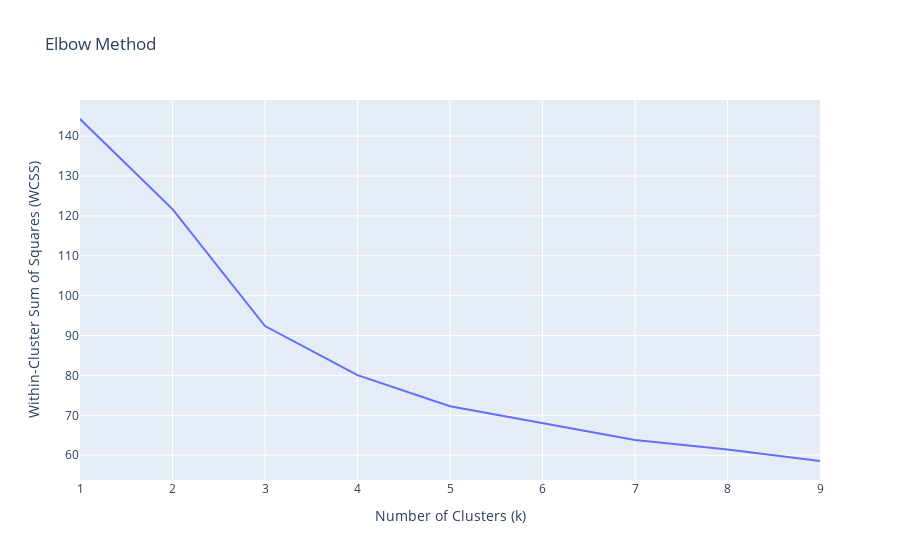

Notebook code cell kept with this figure:
### Markdown cell above
We use the Elbow Method in order to find the best value to assign to k that is the number of clusters that are going to be produced.

We will compute the Within-Cluster Sum of Squares (WCSS) values that are going to help us understand what value is the best one for k.

### Code cell
elbowMethod(processed_train_data, 1, 10)

### Figure 1 — Plotly figure (JSON) as saved in the notebook; plotly's stock layout.template omitted (floating-point values rounded to 4 significant figures)
{"data": [{"hovertemplate": "k=%{x}<br>WCSS=%{y}<extra></extra>", "legendgroup": "", "line": {"color": "#636efa", "dash": "solid"}, "marker": {"symbol": "circle"}, "mode": "lines", "name": "", "orientation": "v", "showlegend": false, "type": "scatter", "x": [1, 2, 3, 4, 5, 6, 7, 8, 9], "xaxis": "x", "y": [144.3, 121.7, 92.38, 80.08, 72.27, 68.07, 63.82, 61.44, 58.54], "yaxis": "y"}], "layout": {"legend": {"tracegroupgap": 0}, "title": {"text": "Elbow Method"}, "xaxis": {"anchor": "y", "domain": [0, 1], "title": {"text": "Number of Clusters (k)"}}, "yaxis": {"anchor": "x", "domain": [0, 1], "title": {"text": "Within-Cluster Sum of Squares (WCSS)"}}}}
